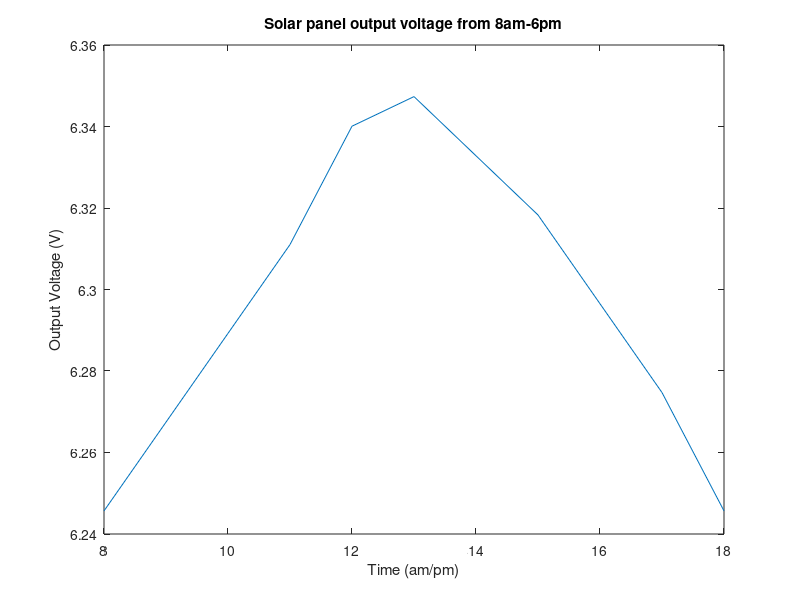

Write MATLAB code to recreate this figure.
clear; clc;
%(*) for changeable values
%% Assume solar panels run 8am-6pm
T_amb_discrete = [10 13 16 19 23 24 22 20 17 14 10]; %discrete ambient temp 8am-6pm (*)
hours = 8:18;
T_nominal(1:length(T_amb_discrete)) = 25;
%% Parameters of PV module
Ns = 6; %number of panels in series (*)
Np = 5; %number of parallel panels (*)
Isc = 0.45*Np; %Short-circuit current 
Voc = 6*Ns; %Open-circuit voltage
dT = T_amb_discrete-T_nominal; %nominal and actual temp difference
Ki = 0.0032; %current coefficient 
Kv = -0.1230; %voltage coefficient
a = 1; %diode ideality constant
Vt = Ns*0.026; %thermal voltage for N cells in series
Rs = 0.012*Ns; %series internal resistance
% Rp = ((1/22.769)*Np)^(-1); %parallel internal resistance
Io = (Isc+Ki*dT)./(exp((Voc+Kv*dT)/(a*Vt))-1); %diode saturation current
% Id = Io*(exp((I*Rs+V)/0.026)-1);
%% calculate Ipv, Vpv
Ipvn = 2.8; %light-generated current at nominal condition (Go = 1000 W/m^2)
g = 0.4539; %g = G/Gn (ratio of actual irradiation and nominal irradiation)(*)
Ipv = Np*((Ipvn + Ki*dT)*g);
Vpv = Ipv*Rs;
%% calculate output I
I = Ipv-Io.*(exp(Vpv/(a*Vt))-1);
R_fly = 1; %flywheel resistance
V = I*R_fly; %solar panel output voltage
figure(1);
plot(hours,V);
title("Solar panel output voltage from 8am-6pm");
xlabel("Time (am/pm)");
ylabel("Output Voltage (V)");